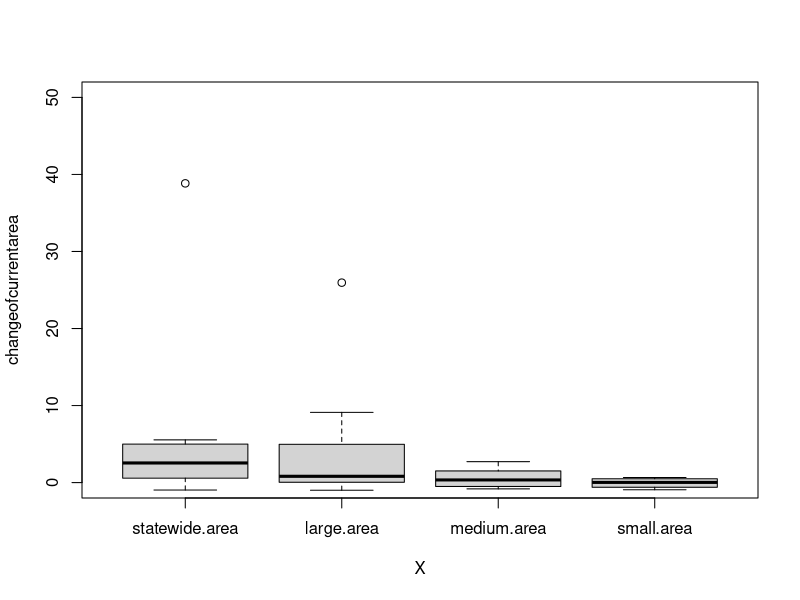

R code for this plot:
#comparing current and future areas by scale.

thresholds <- read.csv("thresholds.csv")

library(lme4)
library(lmerTest)
library(tidyr)
library(dplyr)

thresholds.col <- thresholds %>% select(-X.1) %>% 
  spread(.,
                         key = model,
                         value = areakm2)

thresholds.col$diff <- thresholds.col$future-thresholds.col$current

thresholds.col$changeofcurrentarea <- (thresholds.col$diff)/(thresholds.col$current)

#change factor order so all compared to statewide
thresholds.col$X <-factor(thresholds.col$X,
                             levels = c("statewide.area",
                                        "large.area",
                                        "medium.area",
                                        "small.area"))

model.changes <- lmer(changeofcurrentarea ~ X + (1|Species),
                      data = thresholds.col)

summary(model.changes)


plot(changeofcurrentarea ~ X,
     data = thresholds.col,
     ylim = c(0, 50))
